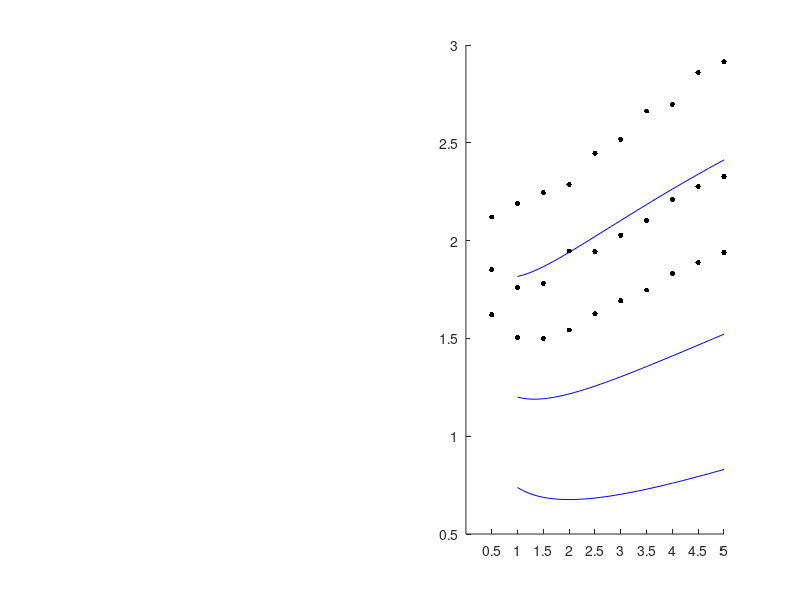

The MATLAB source for this figure: (Note: this script raises an error after producing the figure.)
% Pierwszy rysunek

load('data/data4comparison.mat');
n=1;
h=figure

subplot(1,2,2);
hold on
plot(r_tab2,log(meanTa(:,:)),'b');
plot(r_tab,log(meanTs(:,:)),'k.','MarkerSize',12);

%for i=1:size(meanTs,1)
%    errorbar(r_tab,log(meanTs(i,:)),3*sdevT(i,:)./meanTs(i,:),'k.');
%end
set(gca,'XTick',r_tab)

xlabel('r','fontsize',fs_label);
ylabel('log <T>','fontsize',fs_label);

%legend('Analytical formula','Monte Carlo');

% Drugi rysunek
fs_label=14;

load('data/data4comparison2.mat');
subplot(1,2,1);
hold on
plot(x_tab2,log(meanTa(:,:)),'b');
%plot(x_tab,log(meanTs(:,:)),'k.','MarkerSize',12);

for i=1:size(meanTs,1)
    errorbar(x_tab,log(meanTs(i,:)),3*sdevT(i,:)./meanTs(i,:),'k.');
end
set(gca,'XTick',x_tab)

xlabel('x','fontsize',fs_label);
ylabel('log <T>','fontsize',fs_label);
grid on
axis tight

printpdf(h,'graphics/mfat_comp_r');
